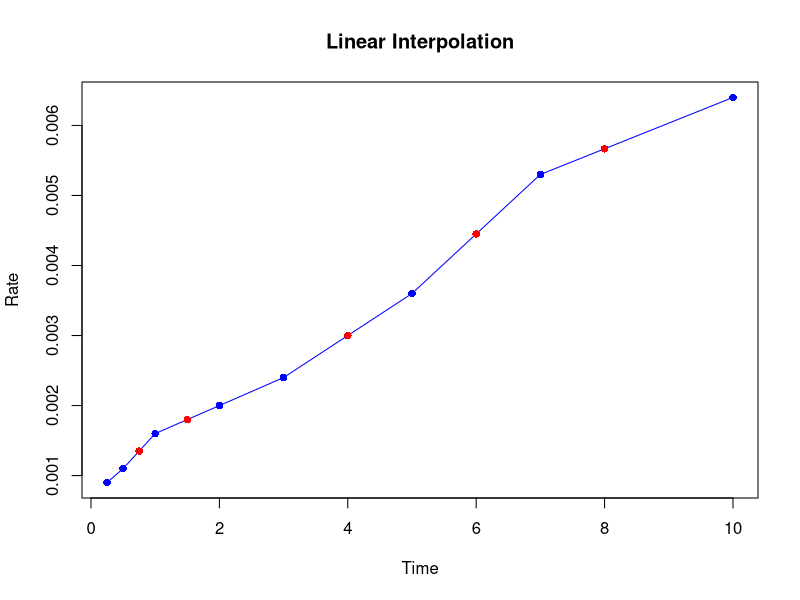
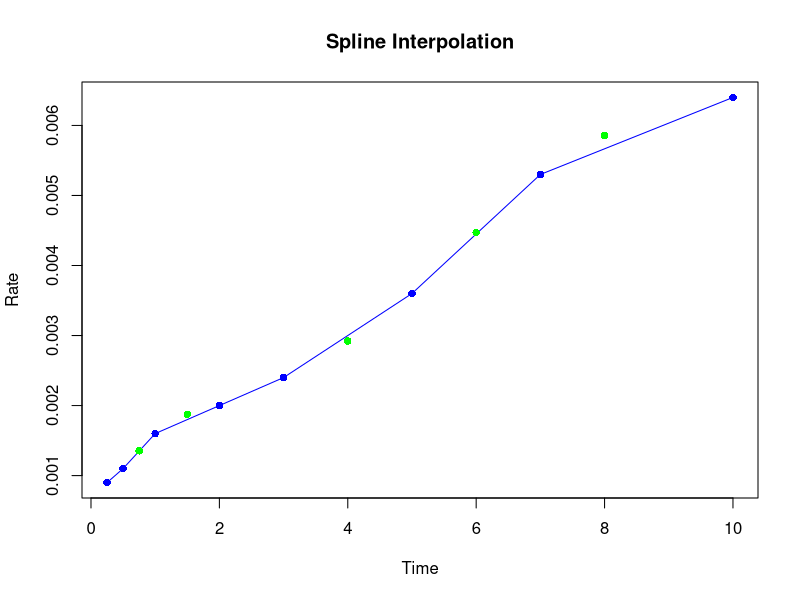

These charts were generated, in order, by the following R code:
## ---- chunk 1
knitr::opts_chunk$set(echo = TRUE, warning = F)
library(quantmod)
library(quadprog)
## ---- chunk 2

mu <- c(0.0427, 0.0015, 0.0285)
sigma <- matrix(c(0.01, 0.002, 0.001, 0.002, 0.011, 0.003, 0.001, 0.003, 0.02),nrow=3, ncol=3)

f <- function(x) 0.5*t(x)%*%sigma%*%x

ui <- matrix(c(0.0427, 0.0015, 0.0285, -1, -1, -1), 2, 3, byrow = TRUE)
ci <- c(0.05, -1)

constrOptim(c(2,-2,0), f, grad = NULL, ui = ui, ci = ci)$par
constrOptim(c(2,-2,0), f, grad = NULL, ui = ui, ci = ci)$value
## ---- chunk 3

D <- matrix(c(0.01, 0.002, 0.001, 0.002, 0.011, 0.003, 0.001, 0.003, 0.02),nrow=3, ncol=3)
d <- c(0,0,0)
A <- matrix(c(0.0427, 0.0015, 0.0285, -1, -1, -1), 3, 2)
b <- c(0.05, -1)

solve.QP(D, d, A, b)$solution
solve.QP(D, d, A, b)$value
## ---- chunk 4

t <- c(0.25, 0.5, 1, 2, 3, 5, 7, 10)
r <- c(0.0009, 0.0011, 0.0016, 0.002, 0.0024, 0.0036, 0.0053, 0.0064)
tout <- c(0.75, 1.5, 4, 6, 8)
rout <- approx(t, r, tout, method = "linear")
print(rout)

plot(t, r, type = "o", col = "blue", pch = 16, xlab = "Time", ylab = "Rate", main = "Linear Interpolation")
points(tout, rout$y, col = "red", pch = 16)

## ---- chunk 5
rout.s <- spline(t, r, xout = tout, method = "natural")
rout.s$y

plot(t, r, type = "o", col = "blue", pch = 16, xlab = "Time", ylab = "Rate", main = "Spline Interpolation")
points(tout, rout.s$y, col = "green", pch = 16)
## ---- chunk 6
S <- 100
K <- 100
sigma <- 0.2
r <- 0.05
tau <- 1

# Retrieving the Call Price 
call.option <- function(x){ (S*exp((r-0.5*sigma^2)*tau+sigma*sqrt(tau)*x)-K)*dnorm(x)}
d2 <- (log(S/K)+(r-0.5*sigma^2)*tau)/(sigma*sqrt(tau))
integrate(call.option, -d2, Inf)$value * exp(-r*tau)
## ---- chunk 7

bs.call <- function(S, K, tau, sigma, r){
  d2 <- (log(S/K) + (r - 0.5 * sigma^2) * tau) / (sigma * sqrt(tau))
  d1 <- d2 + sigma * sqrt(tau)
  option_price <- S * pnorm(d1) - K * exp(-r * tau)  * pnorm(d2)
  return(option_price)
}

call_price <- bs.call(S, K, tau, sigma, r)
print(call_price)
